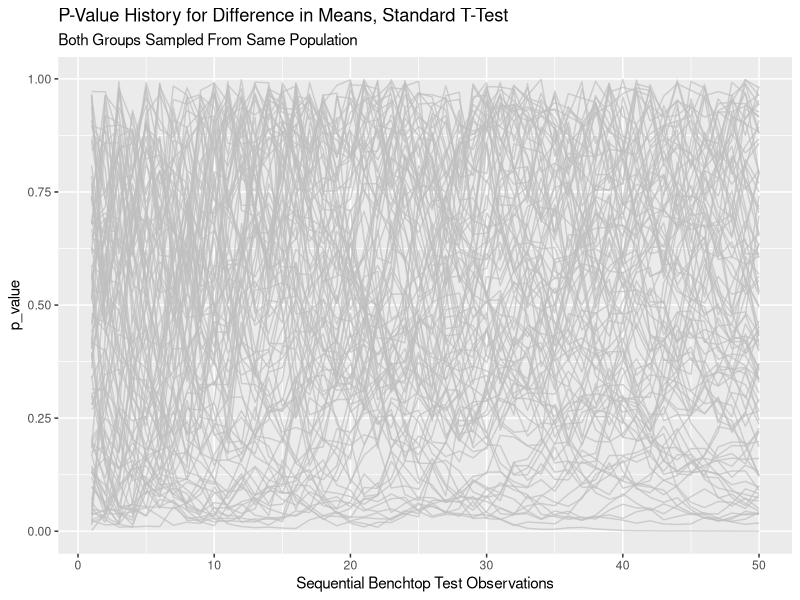
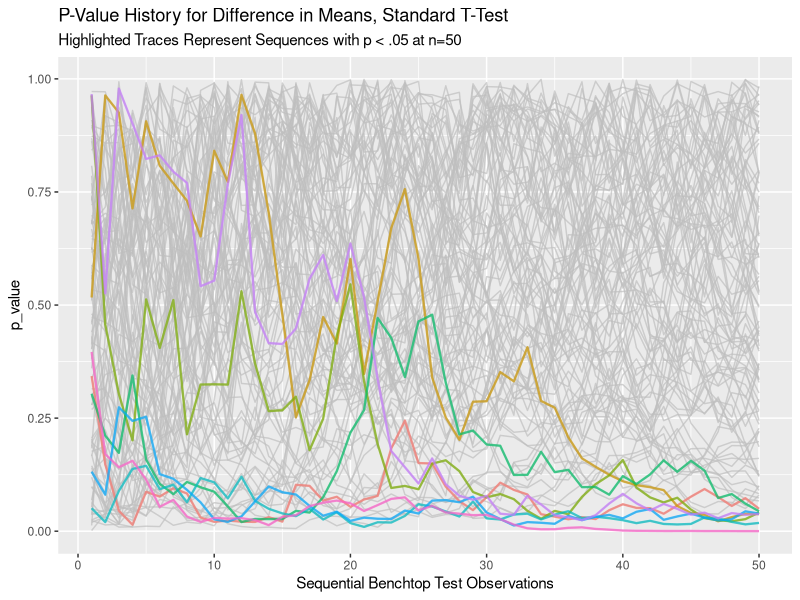
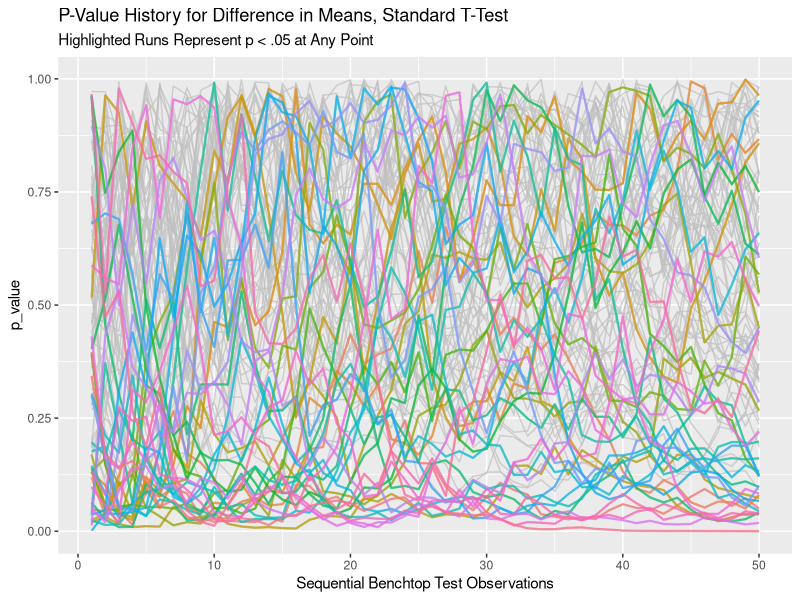

R code for these plots, in order:
## ---- chunk 1
knitr::opts_chunk$set(
    echo = TRUE,
    message = FALSE,
    warning = FALSE,
    out.width = "100%",
    out.height = "500px",
    fig.pos = "center",
    dpi = 300)
## ---- chunk 2
library(tidyverse)
library(knitr)
library(kableExtra)
## ---- chunk 3
#Initial offset constant to keep minimum group size at n=6
INITIAL_OFFSET <- 5

#Initial values for number of inner and outer loop iterations
n_inner_loop <- 50
n_inner_data <- n_inner_loop + INITIAL_OFFSET
n_outer <- 100

#Initialize empty vector to store p values
store_p_values_vec <- rep(NA, n_inner_loop)

#Initialize a tibble with placeholder column
many_runs_tbl <-  tibble(
  V1 = rep(NA,  n_inner_loop)
  )

## ---- chunk 4

#Set seed for repeatability
set.seed(1234)

#Outer loop: replicates a t-test between 2 groups
for(l in 1:n_outer) {
    
    #Generate simulated data for each group.  The parameters are set the same to represent 1 population
    example_group_1 <- rnorm(n = n_inner_data, mean = 10, sd = 4)
    example_group_2 <- rnorm(n = n_inner_data, mean = 10, sd = 4)
    
    #Inner loop: subset the first (i + initial offset) values from grp 1 and grp 2 (y)
    #Perform t-test, extract p-value, store in a vector
    #Increment each group's size by 1 after each iteration
    for (i in 1:n_inner_loop) {
    t_test_obj <- t.test(x = example_group_1[1:(INITIAL_OFFSET + i)], y = example_group_2[1:(INITIAL_OFFSET + i)])
    store_p_values_vec[i] = t_test_obj$p.value
  }
  
    #Store each vector of n_inner_loop p-values to a column in the many_runs_tbl
    many_runs_tbl[,l] <- store_p_values_vec
}

#visualize tibble 
many_runs_tbl[,1:12] %>% 
  signif(digits = 3) %>%
  head(10) %>% 
  kable(align=rep('c', 100))
 

## ---- chunk 5
#add new column with row id numbers
final_runs_tbl <- many_runs_tbl %>% 
    mutate(row_id = row_number()) %>%
    select(row_id, everything())

#convert from wide format (untidy) to long (tidy) using gather()
final_runs_tidy_tbl <- final_runs_tbl %>% gather(key = "rep_sim_number", value = "p_value", -row_id)

#visualize tidy data structure
final_runs_tidy_tbl %>% 
  head(10) %>% 
  kable(align=rep('c', 3))

final_runs_tidy_tbl %>% 
  tail(10) %>% 
  kable(align=rep('c', 3))

## ---- chunk 6
#visualize history of n_outer p-values across n_inner_loop consecutive data points as lineplot
lp_1 <- final_runs_tidy_tbl %>% ggplot(aes(x = row_id, y = p_value, group = rep_sim_number)) +
  geom_line(show.legend = "none",
            color       = "grey",
            alpha       = 0.7) +
  labs(x        = "Sequential Benchtop Test Observations",
       title    = "P-Value History for Difference in Means, Standard T-Test",
       subtitle = "Both Groups Sampled From Same Population"
       )

lp_1
## ---- chunk 7
#filter for runs that ended in false positives (p < .05) at the last data point
filtered_endpoint_tbl <- final_runs_tidy_tbl %>% 
    filter(row_id == 50,
           p_value <= 0.05) %>%
    select(rep_sim_number) %>%
    rename("false_positives" = rep_sim_number)

filtered_endpoint_tbl %>% 
  head(10) %>% 
  kable(align='c') %>%
  kable_styling(full_width = FALSE)
## ---- chunk 8
#extract full false positive test histories.  %in% filters rows that match anything in the false_positives vector
full_low_runs_tbl <- final_runs_tidy_tbl %>%
    filter(rep_sim_number %in% filtered_endpoint_tbl$false_positives)

#visualize trajectory of false positives by highlighting their traces
lp_2 <- final_runs_tidy_tbl %>% 
    ggplot(aes(x = row_id, y = p_value, group = rep_sim_number)) +
    geom_line(alpha = 0.7, show.legend = FALSE, color = "grey") +
    geom_line(aes(color = rep_sim_number), data = full_low_runs_tbl, show.legend = FALSE, size = .8, alpha = 0.7) +
    labs(x       = "Sequential Benchtop Test Observations",
        title    = "P-Value History for Difference in Means, Standard T-Test",
        subtitle = "Highlighted Traces Represent Sequences with p < .05 at n=50"
        )

lp_2
## ---- chunk 9
#filter for all run who's p-value ever dipped to .05 or lower at any point 
low_p_tbl <- final_runs_tidy_tbl %>% 
    filter(p_value <= .05) %>% 
    distinct(rep_sim_number)

#visualize
low_p_tbl %>% 
  head(10) %>% 
  kable(align='c') %>% 
  kable_styling(full_width = FALSE)

#count total number of false positives with peeking
low_p_tbl %>% nrow() %>%
  kable(align = "c") %>% 
  kable_styling(full_width = FALSE)

## ---- chunk 10
#filter for only the rows where rep_sim_number here matches at least 1 value from low_p_tbl$rep_sim_number
#this extracts the full history of runs who's p-value dipped to .05 or lower at any point 
any_low_runs_tbl <- final_runs_tidy_tbl %>%
    filter(rep_sim_number %in% low_p_tbl$rep_sim_number)

#visualize
any_low_runs_tbl %>% 
  head(10) %>% 
  kable(align = rep("c", 3))
## ---- chunk 11
#visualize the trajectory or runs that dipped to .05 or below
lp_3 <- final_runs_tidy_tbl %>% 
    ggplot(aes(x = row_id, y = p_value, group = rep_sim_number)) +
    geom_line(alpha = 0.7, show.legend = FALSE, color = "grey") +
    geom_line(aes(color = rep_sim_number), data = any_low_runs_tbl, show.legend = FALSE, size = .8, alpha = 0.7) +
    labs(x       = "Sequential Benchtop Test Observations",
        title    = "P-Value History for Difference in Means, Standard T-Test",
        subtitle = "Highlighted Runs Represent p < .05 at Any Point"
        )

lp_3
